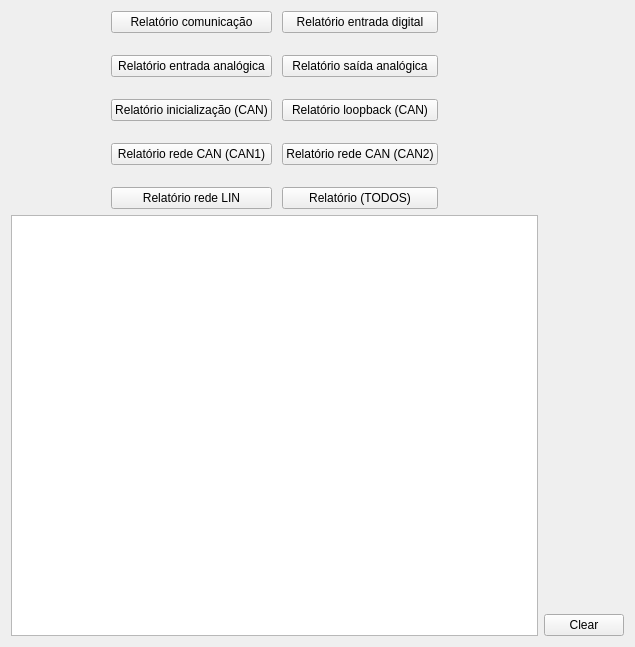
              <widget class="QWidget" name="relatorioWidget">
               <layout class="QGridLayout" name="gridLayout_16">
                <item row="0" column="0">
                 <layout class="QHBoxLayout" name="horizontalInitOpt_7">
                  <property name="spacing">
                   <number>10</number>
                  </property>
                  <property name="leftMargin">
                   <number>100</number>
                  </property>
                  <property name="topMargin">
                   <number>0</number>
                  </property>
                  <property name="rightMargin">
                   <number>100</number>
                  </property>
                  <property name="bottomMargin">
                   <number>0</number>
                  </property>
                  <item>
                   <layout class="QVBoxLayout" name="verticalLayout_34">
                    <property name="spacing">
                     <number>22</number>
                    </property>
                    <property name="topMargin">
                     <number>0</number>
                    </property>
                    <property name="bottomMargin">
                     <number>0</number>
                    </property>
                    <item>
                     <widget class="QPushButton" name="commRela">
                      <property name="text">
                       <string>Relatório comunicação</string>
                      </property>
                      <property name="checkable">
                       <bool>true</bool>
                      </property>
                      <property name="autoExclusive">
                       <bool>true</bool>
                      </property>
                     </widget>
                    </item>
                    <item>
                     <widget class="QPushButton" name="inAnRela">
                      <property name="text">
                       <string>Relatório entrada analógica</string>
                      </property>
                      <property name="checkable">
                       <bool>true</bool>
                      </property>
                      <property name="autoExclusive">
                       <bool>true</bool>
                      </property>
                     </widget>
                    </item>
                    <item>
                     <widget class="QPushButton" name="initRela">
                      <property name="text">
                       <string>Relatório inicialização (CAN)</string>
                      </property>
                      <property name="checkable">
                       <bool>true</bool>
                      </property>
                      <property name="autoExclusive">
                       <bool>true</bool>
                      </property>
                     </widget>
                    </item>
                    <item>
                     <widget class="QPushButton" name="can1Rela">
                      <property name="text">
                       <string>Relatório rede CAN (CAN1)</string>
                      </property>
                     </widget>
                    </item>
                    <item>
                     <widget class="QPushButton" name="linRela">
                      <property name="text">
                       <string>Relatório rede LIN</string>
                      </property>
                     </widget>
                    </item>
                   </layout>
                  </item>
                  <item>
                   <layout class="QVBoxLayout" name="verticalLayout_35">
                    <property name="spacing">
                     <number>22</number>
                    </property>
                    <property name="topMargin">
                     <number>0</number>
                    </property>
                    <property name="bottomMargin">
                     <number>0</number>
                    </property>
                    <item>
                     <widget class="QPushButton" name="inDigRela">
                      <property name="text">
                       <string>Relatório entrada digital</string>
                      </property>
                      <property name="checkable">
                       <bool>true</bool>
                      </property>
                      <property name="autoExclusive">
                       <bool>true</bool>
                      </property>
                     </widget>
                    </item>
                    <item>
                     <widget class="QPushButton" name="outAnRela">
                      <property name="text">
                       <string>Relatório saída analógica</string>
                      </property>
                      <property name="checkable">
                       <bool>true</bool>
                      </property>
                      <property name="autoExclusive">
                       <bool>true</bool>
                      </property>
                     </widget>
                    </item>
                    <item>
                     <widget class="QPushButton" name="loopRela">
                      <property name="text">
                       <string>Relatório loopback (CAN)</string>
                      </property>
                      <property name="checkable">
                       <bool>true</bool>
                      </property>
                      <property name="autoExclusive">
                       <bool>true</bool>
                      </property>
                     </widget>
                    </item>
                    <item>
                     <widget class="QPushButton" name="can2Rela">
                      <property name="text">
                       <string>Relatório rede CAN (CAN2)</string>
                      </property>
                     </widget>
                    </item>
                    <item>
                     <widget class="QPushButton" name="allRela">
                      <property name="text">
                       <string>Relatório (TODOS)</string>
                      </property>
                     </widget>
                    </item>
                   </layout>
                  </item>
                 </layout>
                </item>
                <item row="1" column="0">
                 <widget class="QTextBrowser" name="console_12">
                  <property name="minimumSize">
                   <size>
                    <width>0</width>
                    <height>421</height>
                   </size>
                  </property>
                  <property name="html">
                   <string>&lt;!DOCTYPE HTML PUBLIC &quot;-//W3C//DTD HTML 4.0//EN&quot; &quot;http://www.w3.org/TR/REC-html40/strict.dtd&quot;&gt;
&lt;html&gt;&lt;head&gt;&lt;meta name=&quot;qrichtext&quot; content=&quot;1&quot; /&gt;&lt;meta charset=&quot;utf-8&quot; /&gt;&lt;style type=&quot;text/css&quot;&gt;
p, li { white-space: pre-wrap; }
hr { height: 1px; border-width: 0; }
li.unchecked::marker { content: &quot;\2610&quot;; }
li.checked::marker { content: &quot;\2612&quot;; }
&lt;/style&gt;&lt;/head&gt;&lt;body style=&quot; font-family:'.AppleSystemUIFont'; font-size:13pt; font-weight:400; font-style:normal;&quot;&gt;
&lt;p style=&quot;-qt-paragraph-type:empty; margin-top:0px; margin-bottom:0px; margin-left:0px; margin-right:0px; -qt-block-indent:0; text-indent:0px;&quot;&gt;&lt;br /&gt;&lt;/p&gt;&lt;/body&gt;&lt;/html&gt;</string>
                  </property>
                 </widget>
                </item>
                <item row="1" column="1" alignment="Qt::AlignBottom">
                 <widget class="QPushButton" name="clearButton_13">
                  <property name="sizePolicy">
                   <sizepolicy hsizetype="Fixed" vsizetype="Fixed">
                    <horstretch>0</horstretch>
                    <verstretch>0</verstretch>
                   </sizepolicy>
                  </property>
                  <property name="text">
                   <string>Clear</string>
                  </property>
                 </widget>
                </item>
               </layout>
              </widget>
